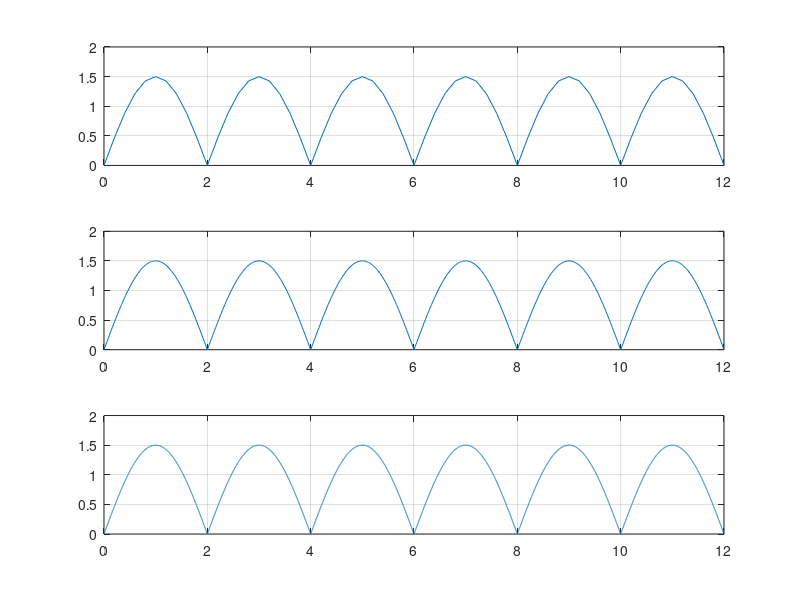

Here is the MATLAB script that generated this plot:
%reprezentare semnal sinusoidal redresat dublu alternanta(perioada 4s, 
%amplitudine 1.5 si pas 0.2)
T=4
t1=0:0.2:12;                   
s1=abs(1.5*sin(2*pi*t1/T))
subplot(3,1,1)
plot(t1,s1),grid
%reprezentare semnal sinusoidal redresat dublu alternanta(perioada 4s, 
%amplitudine 1.5 si pas 0.02)
T=4
t2=0:0.02:12
s2=abs(1.5*sin(2*pi*t2/T))
subplot(3,1,2)
plot(t2, s2), grid
%reprezentare semnal sinusoidal redresat dublu alternanta(perioada 4s, 
%amplitudine 1.5 si pas 0.002)
T=4
t3=0:0.002:12
s3=abs(1.5*sin(2*pi*t3/T))
subplot(3,1,3)
plot(t3, s3), grid